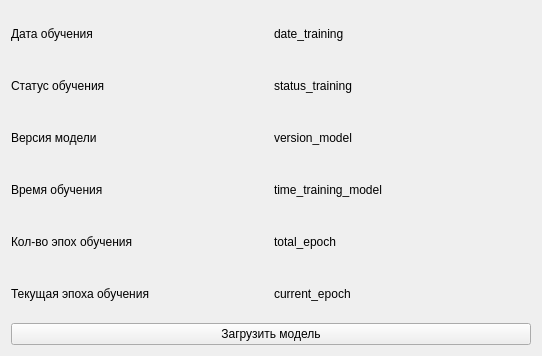
<?xml version="1.0" encoding="UTF-8"?>
<ui version="4.0">
 <class>Form</class>
 <widget class="QWidget" name="Form">
  <property name="geometry">
   <rect>
    <x>0</x>
    <y>0</y>
    <width>542</width>
    <height>356</height>
   </rect>
  </property>
  <property name="windowTitle">
   <string>Form</string>
  </property>
  <layout class="QVBoxLayout" name="verticalLayout_2">
   <item>
    <layout class="QVBoxLayout" name="verticalLayout">
     <item>
      <layout class="QHBoxLayout" name="horizontalLayout_2">
       <item>
        <widget class="QLabel" name="label">
         <property name="text">
          <string>Дата обучения</string>
         </property>
        </widget>
       </item>
       <item>
        <widget class="QLabel" name="date_training">
         <property name="text">
          <string>date_training</string>
         </property>
        </widget>
       </item>
      </layout>
     </item>
     <item>
      <layout class="QHBoxLayout" name="horizontalLayout_3">
       <item>
        <widget class="QLabel" name="label_3">
         <property name="text">
          <string>Статус обучения</string>
         </property>
        </widget>
       </item>
       <item>
        <widget class="QLabel" name="status_training">
         <property name="text">
          <string>status_training</string>
         </property>
        </widget>
       </item>
      </layout>
     </item>
     <item>
      <layout class="QHBoxLayout" name="horizontalLayout_4">
       <item>
        <widget class="QLabel" name="label_4">
         <property name="text">
          <string>Версия модели</string>
         </property>
        </widget>
       </item>
       <item>
        <widget class="QLabel" name="version_model">
         <property name="text">
          <string>version_model</string>
         </property>
        </widget>
       </item>
      </layout>
     </item>
     <item>
      <layout class="QHBoxLayout" name="horizontalLayout_5">
       <item>
        <widget class="QLabel" name="label_6">
         <property name="text">
          <string>Время обучения</string>
         </property>
        </widget>
       </item>
       <item>
        <widget class="QLabel" name="time_training_model">
         <property name="text">
          <string>time_training_model</string>
         </property>
        </widget>
       </item>
      </layout>
     </item>
     <item>
      <layout class="QHBoxLayout" name="horizontalLayout_8">
       <item>
        <widget class="QLabel" name="label_2">
         <property name="text">
          <string>Кол-во эпох обучения</string>
         </property>
        </widget>
       </item>
       <item>
        <widget class="QLabel" name="total_epoch">
         <property name="text">
          <string>total_epoch</string>
         </property>
        </widget>
       </item>
      </layout>
     </item>
     <item>
      <layout class="QHBoxLayout" name="horizontalLayout_9">
       <item>
        <widget class="QLabel" name="label_7">
         <property name="text">
          <string>Текущая эпоха обучения</string>
         </property>
        </widget>
       </item>
       <item>
        <widget class="QLabel" name="label_8">
         <property name="text">
          <string>current_epoch</string>
         </property>
        </widget>
       </item>
      </layout>
     </item>
     <item>
      <layout class="QHBoxLayout" name="horizontalLayout_6">
       <item>
        <widget class="QPushButton" name="pushButton">
         <property name="text">
          <string>Загрузить модель</string>
         </property>
        </widget>
       </item>
      </layout>
     </item>
    </layout>
   </item>
  </layout>
 </widget>
 <resources/>
 <connections/>
</ui>
